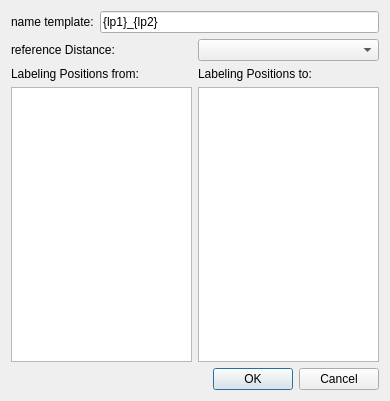
<?xml version="1.0" encoding="UTF-8"?>
<ui version="4.0">
 <class>BatchDistanceDialog</class>
 <widget class="QDialog" name="BatchDistanceDialog">
  <property name="geometry">
   <rect>
    <x>0</x>
    <y>0</y>
    <width>390</width>
    <height>401</height>
   </rect>
  </property>
  <property name="windowTitle">
   <string>Add multiple distance evaluators</string>
  </property>
  <layout class="QGridLayout" name="gridLayout">
   <item row="0" column="0" colspan="2">
    <layout class="QHBoxLayout" name="horizontalLayout_2">
     <item>
      <widget class="QLabel" name="label">
       <property name="text">
        <string>name template:</string>
       </property>
      </widget>
     </item>
     <item>
      <widget class="QLineEdit" name="nameTemplateEdit">
       <property name="text">
        <string>{lp1}_{lp2}</string>
       </property>
       <property name="placeholderText">
        <string>{lp1}_{lp2}</string>
       </property>
      </widget>
     </item>
    </layout>
   </item>
   <item row="1" column="0" colspan="2">
    <layout class="QHBoxLayout" name="horizontalLayout">
     <item>
      <widget class="QLabel" name="label_2">
       <property name="text">
        <string>reference Distance:</string>
       </property>
      </widget>
     </item>
     <item>
      <widget class="QComboBox" name="referenceDistance"/>
     </item>
    </layout>
   </item>
   <item row="2" column="0">
    <layout class="QVBoxLayout" name="verticalLayout">
     <item>
      <widget class="QLabel" name="label_3">
       <property name="text">
        <string>Labeling Positions from:</string>
       </property>
      </widget>
     </item>
     <item>
      <widget class="QListWidget" name="lpList1">
       <property name="alternatingRowColors">
        <bool>true</bool>
       </property>
       <property name="selectionMode">
        <enum>QAbstractItemView::ExtendedSelection</enum>
       </property>
      </widget>
     </item>
    </layout>
   </item>
   <item row="2" column="1">
    <layout class="QVBoxLayout" name="verticalLayout_2">
     <item>
      <widget class="QLabel" name="label_4">
       <property name="text">
        <string>Labeling Positions to:</string>
       </property>
      </widget>
     </item>
     <item>
      <widget class="QListWidget" name="lpList2">
       <property name="alternatingRowColors">
        <bool>true</bool>
       </property>
       <property name="selectionMode">
        <enum>QAbstractItemView::ExtendedSelection</enum>
       </property>
      </widget>
     </item>
    </layout>
   </item>
   <item row="3" column="0" colspan="2">
    <widget class="QDialogButtonBox" name="buttonBox">
     <property name="orientation">
      <enum>Qt::Horizontal</enum>
     </property>
     <property name="standardButtons">
      <set>QDialogButtonBox::Cancel|QDialogButtonBox::Ok</set>
     </property>
    </widget>
   </item>
  </layout>
 </widget>
 <resources/>
 <connections>
  <connection>
   <sender>buttonBox</sender>
   <signal>accepted()</signal>
   <receiver>BatchDistanceDialog</receiver>
   <slot>accept()</slot>
   <hints>
    <hint type="sourcelabel">
     <x>248</x>
     <y>254</y>
    </hint>
    <hint type="destinationlabel">
     <x>157</x>
     <y>274</y>
    </hint>
   </hints>
  </connection>
  <connection>
   <sender>buttonBox</sender>
   <signal>rejected()</signal>
   <receiver>BatchDistanceDialog</receiver>
   <slot>reject()</slot>
   <hints>
    <hint type="sourcelabel">
     <x>316</x>
     <y>260</y>
    </hint>
    <hint type="destinationlabel">
     <x>286</x>
     <y>274</y>
    </hint>
   </hints>
  </connection>
 </connections>
</ui>
